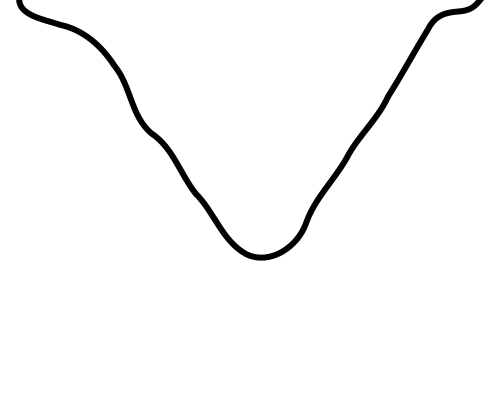
#> input picture Weld_domain_creation_comsol/Weld_Profile.png, 500 x 400 px, found by its file name
$ python image_to_curve.py
#> lines starting #> are read from the running program, lines starting #| are printed output that depends on the picture; after the words box and inside, x2 and y2 are one past the last pixel; in counts of white or black regions, pixels touching at a corner belong together
from skimage import io, measure, morphology
from matplotlib import pyplot as plt
import numpy as np
import matplotlib.pyplot as plt
from scipy.interpolate import interp1d, CubicSpline

scale_factor = 0.1  # mm per pixel (5mm/500pixel)

# Load the image
image = io.imread('weld_profile.png', as_gray=True)
#> image is the input picture: shape (400, 500) float64; min 0, max 1, mean 0.978

# Create a binary mask of features
mask = image == image.min()
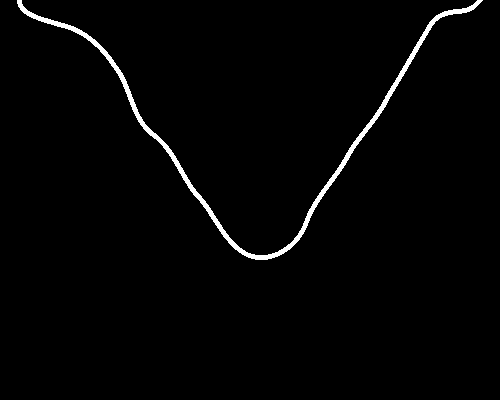
#> mask: shape (400, 500) bool; 1.7% white; 1 white region, box (x1, y1, x2, y2) and area: (17, 0, 483, 260) 3415

# Close holes in features
mask = morphology.binary_closing(mask, morphology.square(3))
#> mask: shape (400, 500) bool; 1.7% white; 1 white region, box (x1, y1, x2, y2) and area: (17, 0, 483, 260) 3416

skeleton = morphology.skeletonize(mask)
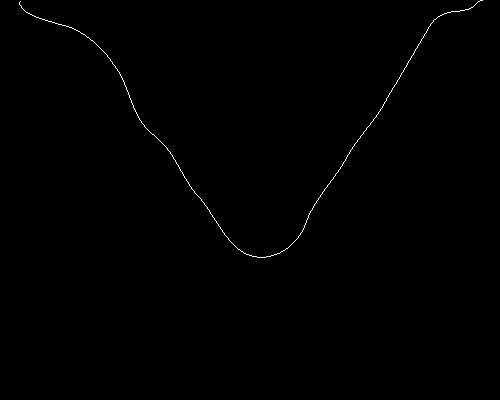
#> skeleton: shape (400, 500) bool; 0.31% white in thin lines or dots, all inside (x1, y1, x2, y2) = (19, 0, 483, 258)

# Display the mask
plt.matshow(skeleton, cmap='gray')
plt.show()

# Get the coordinates of each feature
rp = measure.regionprops(measure.label(skeleton))
#> rp = 1 regions; box (x1, y1, x2, y2) and area: (19, 0, 483, 258) 614

# Get coordinates of one of the features
coords = rp[0].coords
#> coords = 614 pairs, first value 0 to 257, second value 19 to 482

# Sort coordinates by x-value
sorted_indices = np.argsort(coords[:, 1])
#> sorted_indices = 614 values, max 613 at index 314, min 0 at index 611, mean 306.5
x_sorted = coords[sorted_indices, 0] * scale_factor
#> x_sorted = 614 values, max 25.7 at index 306, min 0 at index 611, mean 12.3
y_sorted = coords[sorted_indices, 1] * scale_factor
#> y_sorted = 614 values from 1.9 to 48.2

# plt.plot(y_sorted, -x_sorted, '.', label='Data Points')
# plt.show()

x_weld = y_sorted+115-np.max(y_sorted)
#> x_weld = 614 values from 68.7 to 115
y_weld = -x_sorted+30-np.max(-x_sorted)
#> y_weld = 614 values, max 30 at index 611, min 4.3 at index 306, mean 17.7

# Plot the original data
plt.figure()
plt.plot(x_weld, y_weld, '.', linewidth =0.1, label='Data Points')
plt.xlabel('X Coordinate (mm)')
plt.ylabel('Y Coordinate (mm)')
plt.grid(True)
plt.legend()
plt.show()
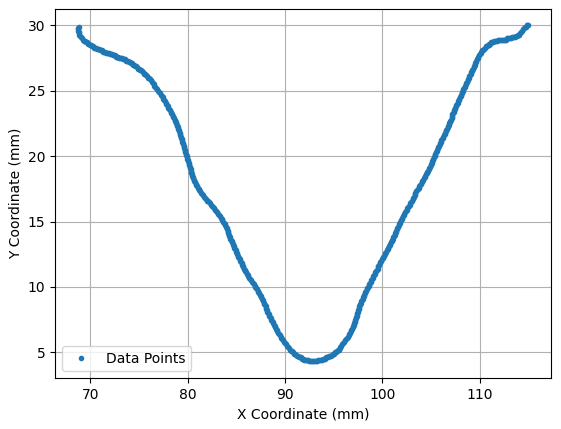
#> figure drawn by matplotlib, 1 panel

# Sort x_weld and y_weld by x_weld
sorted_indices = np.argsort(x_weld)
#> sorted_indices = 614 values, max 613 at index 613, min 0 at index 0, mean 306.5
x_weld_sorted = x_weld[sorted_indices]
#> x_weld_sorted = 614 values from 68.7 to 115
y_weld_sorted = y_weld[sorted_indices]
#> y_weld_sorted has the same summary as y_weld

data_to_save = np.column_stack((x_weld_sorted , y_weld_sorted ))
#> data_to_save = 614 pairs, first value 68.7 to 115, second value 4.3 to 30
# Save data to a text file with space as delimiter
np.savetxt('weld_coordinates.txt', data_to_save, header='x_weld_sorted  (mm) y_weld_sorted  (mm)', fmt='%.6f')


# Ensure no duplicate x values (optional step depending on your data)
x_weld_unique, unique_indices = np.unique(x_weld_sorted, return_index=True)
#> x_weld_unique = 464 values from 68.7 to 115; unique_indices = 464 values from 0 to 613
y_weld_unique = y_weld_sorted[unique_indices]
#> y_weld_unique = 464 values, max 30 at index 461, min 4.3 at index 238, mean 17.93


# Cubic Spline Interpolation (requires strictly increasing x)
cubic_spline_interp = CubicSpline(x_weld_unique, y_weld_unique)

# Generate more x values for smooth plotting
x_new = np.linspace(x_weld.min(), x_weld.max(), num=1000)
#> x_new = 1000 values from 68.7 to 115
y_cubic = cubic_spline_interp(x_new)
#> y_cubic = 1000 values, max 30.01 at index 996, min 4.29 at index 530, mean 17.91

# Plotting the results
plt.figure(figsize=(10, 6))
plt.plot(x_weld, y_weld, 'o', label='Original Data')
plt.plot(x_new, y_cubic, '--', label='Cubic Spline Interpolation')
plt.legend()
plt.xlabel('X')
plt.ylabel('Y')
plt.title('Interpolation of Weld Data')
plt.show()
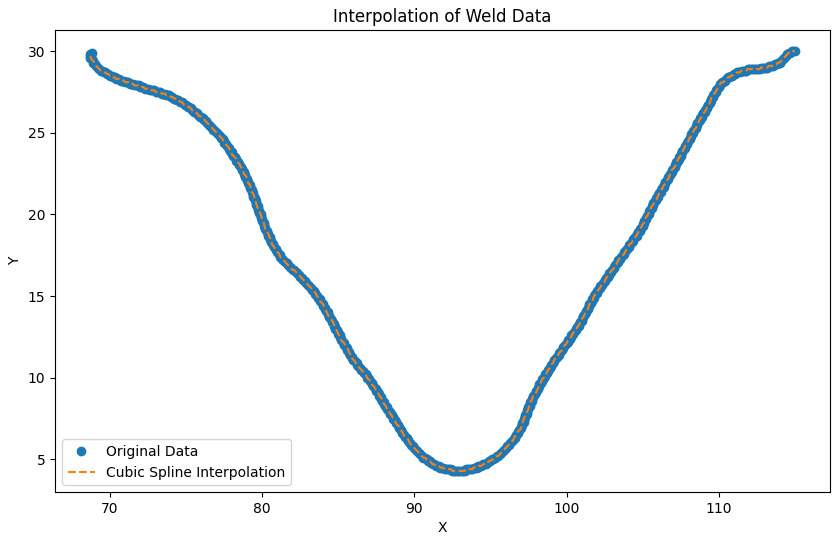
#> figure drawn by matplotlib, 1 panel; curve peaks at x = 114.9, y = 30.01


# # Assuming x_new and y_cubic are already defined as in previous code
# data_to_save = np.column_stack((x_weld_sorted , y_weld_sorted ))
# # Save data to a text file with space as delimiter
# np.savetxt('r_theta_plot.txt', data_to_save, header='x_weld_sorted  (mm) y_weld_sorted  (mm)', fmt='%.6f')

$ run again, with Weld_domain_creation_comsol/curves.png copied over Weld_domain_creation_comsol/Weld_Profile.png
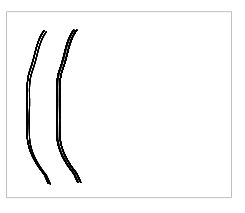
#> input picture Weld_domain_creation_comsol/curves.png, 245 x 213 px, found by its file name
#> image is the input picture: shape (213, 245) float64; min 0, max 1, mean 0.971
#> `mask = image == image.min()`:
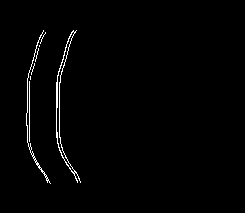
#> mask: shape (213, 245) bool; 1.3% white in thin lines or dots, all inside (x1, y1, x2, y2) = (26, 30, 81, 184)
#> skeleton: shape (213, 245) bool; 0.59% white in thin lines or dots, all inside (x1, y1, x2, y2) = (27, 30, 80, 184)
#> rp = 2 regions; box (x1, y1, x2, y2) and area: (27, 30, 51, 184) 154, (57, 30, 80, 182) 153
#> coords = 154 pairs, first value 30 to 183, second value 27 to 50
#> `sorted_indices = np.argsort(coords[:, 1])`: sorted_indices = 154 values, max 153 at index 153, min 0 at index 141, mean 76.5
#> x_sorted = 154 values, max 18.3 at index 153, min 3 at index 141, mean 10.65
#> y_sorted = 154 values from 2.7 to 5
#> x_weld = 154 values from 112.7 to 115
#> y_weld = 154 values, max 30 at index 141, min 14.7 at index 153, mean 22.35
#> `sorted_indices = np.argsort(x_weld)`: sorted_indices = 154 values, max 153 at index 153, min 0 at index 0, mean 76.5
#> x_weld_sorted = 154 values from 112.7 to 115
#> y_weld_sorted = 154 values, max 30 at index 139, min 14.7 at index 153, mean 22.35
#> data_to_save = 154 pairs, first value 112.7 to 115, second value 14.7 to 30
#> x_weld_unique = 24 values from 112.7 to 115; unique_indices = 24 values from 0 to 153
#> y_weld_unique = 24 values, max 29.9 at index 16, min 14.7 at index 23, mean 21
#> y_cubic = 1000 values, max 31.04 at index 681, min 14.07 at index 755, mean 21.13
#> `plt.show()`:
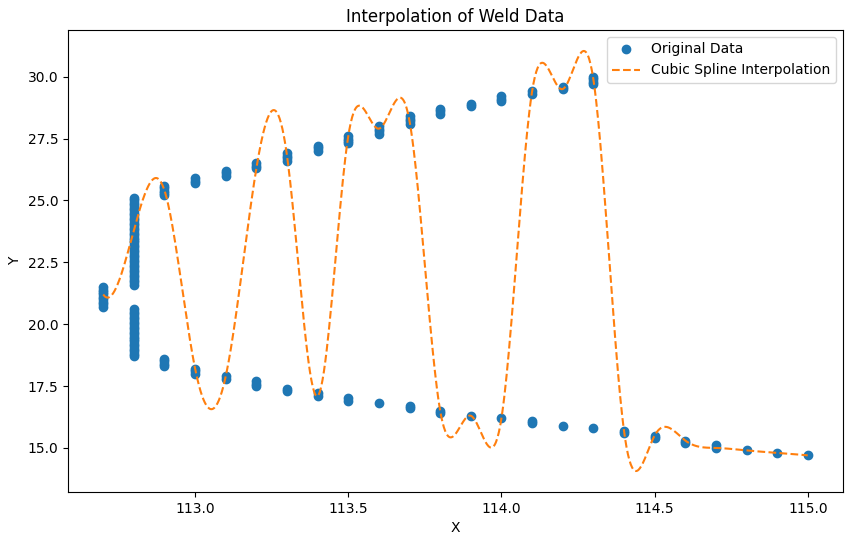
#> figure drawn by matplotlib, 1 panel; curve peaks at x = 114.3, y = 31.04
